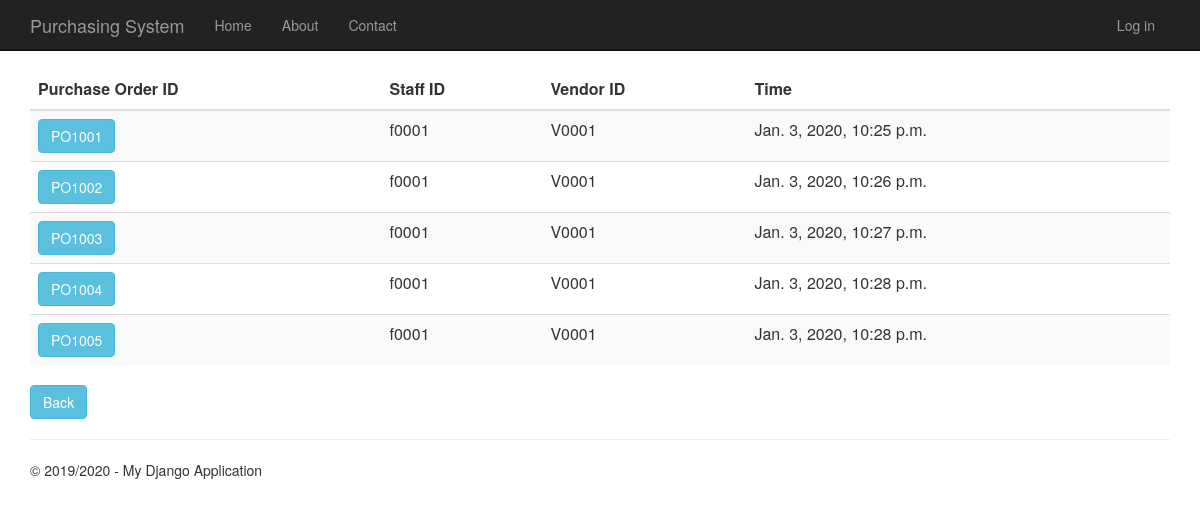
Screenshot of /purchaseorderhistory with the database file from the repository.
### PurchaseOrder/models.py (models this page shows, shortened)
class PurchaseOrder(models.Model):
    purchase_order_id = models.CharField(primary_key=True, max_length=10)
    shipping_instructions = models.TextField()
    time_created = models.DateTimeField()
    description = models.TextField(null=True,default=None, blank=True)
    total_price = models.DecimalField(max_digits=10, decimal_places=2, default=Decimal('0.00'))
    person_id = models.ForeignKey(Person)
    vendor_id = models.ForeignKey(Vendor)
    quotation_id = models.OneToOneField(Quotation)

### app/models.py (models this page shows, shortened)
class Person(models.Model):
    user_id = models.OneToOneField(User)
    person_id = models.CharField(primary_key=True, max_length=10)
    person_name = models.TextField()
    person_address = models.TextField()
    person_phone_number = models.TextField()
    person_role = models.TextField(default = 'EMPLOYEE')

class Vendor(models.Model):
    vendor_id = models.CharField(primary_key=True, max_length=10)
    vendor_name = models.TextField()
    vendor_phone_number = models.TextField()
    vendor_address = models.TextField()
    vendor_email = models.TextField()
    def __str__(self):
        return str(self.vendor_id)

### PurchaseOrder/views.py (the view)
# urls.py: url(r'^purchaseorderhistory', PurchaseOrder.views.purchaseorderhistory, name="purchase_order_history"),
def purchaseorderhistory(request):
    purchase_orders = PurchaseOrder.objects.all()
    context = {
            'title':'Purchase Order History',
            'rows':purchase_orders,
            'year':'2019/2020'
        }
    return render(request,'PurchaseOrder/purchaseorderhistory.html',context)

### PurchaseOrder/templates/PurchaseOrder/purchaseorderhistory.html
{% extends "app/layout.html" %}
{% block content %}
<div class="purcahseorderhistory margintop" >
    <form action="purchaseorderhistorydetails" method="GET">
        <table class="table table-striped margintop">
          <thead>
            <tr>
              <th scope="col" class="fontlabel">Purchase Order ID</th>
              <th scope="col" class="fontlabel">Staff ID</th>
              <th scope="col" class="fontlabel">Vendor ID</th>
              <th scope="col" class="fontlabel">Time</th>
            </tr>
          </thead>
          <tbody>
              {% for r in rows %}
            <tr>
                 <td><button type="submit" name="po_id" value="{{r.purchase_order_id}}" class="btn btn-info" >{{r.purchase_order_id}}</button></td>
                 <td>{{r.person_id.person_id}}</td>
                 <td>{{r.vendor_id}}</td>
                 <td>{{r.time_created}}</td>
            </tr>
              {% endfor %}
          </tbody>
        </table>
    </form>
    <form action="menu">
        <div class="margintop">
            <button type="submit" class="btn btn-info" >Back</button>
        </div>
    </form>
</div>
{% endblock %}

### app/static/app/content/site.css (style rules this page uses)
body { padding-top: 50px; padding-bottom: 20px; }

### rows the page displays
PurchaseOrder: purchase_order_id "PO1001", person_id.person_id "f0001", vendor_id "V0001", time_created "Jan. 3, 2020, 10:25 p.m."
PurchaseOrder: purchase_order_id "PO1002", person_id.person_id "f0001", vendor_id "V0001", time_created "Jan. 3, 2020, 10:26 p.m."
PurchaseOrder: purchase_order_id "PO1003", person_id.person_id "f0001", vendor_id "V0001", time_created "Jan. 3, 2020, 10:27 p.m."
PurchaseOrder: purchase_order_id "PO1004", person_id.person_id "f0001", vendor_id "V0001", time_created "Jan. 3, 2020, 10:28 p.m."
PurchaseOrder: purchase_order_id "PO1005", person_id.person_id "f0001", vendor_id "V0001", time_created "Jan. 3, 2020, 10:28 p.m."

### other values shown
{{ year }} "2019/2020"
